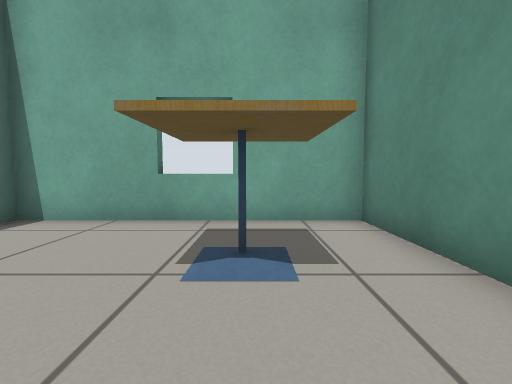
View 1 (above)

16 first-person views from a walk through a Gazebo world. The camera is 0.5 m above the floor, tilts 4° down and sees 90° across. The floor is counted in squares, 0.5 m on a side. Each view is taken from the middle of a square. On the plan, view 1 faces up. The plan holds only what a view shows up to about 11 squares ahead; the rest is blank.

View 2
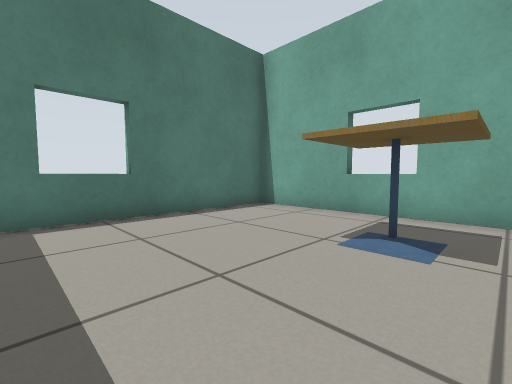

View 3
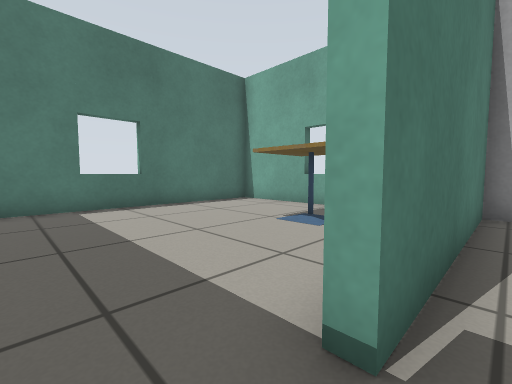

View 4
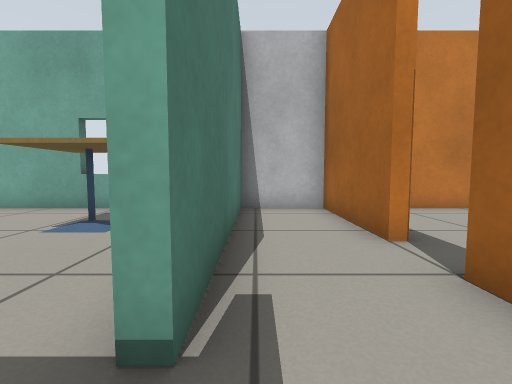

View 5
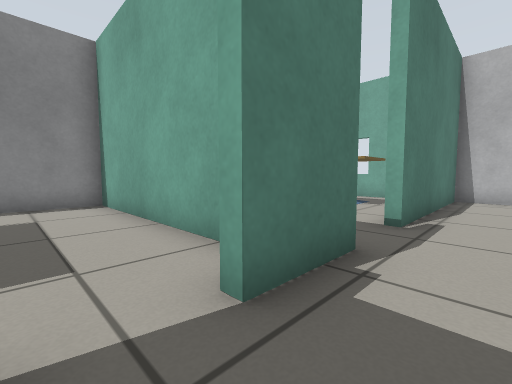

View 6
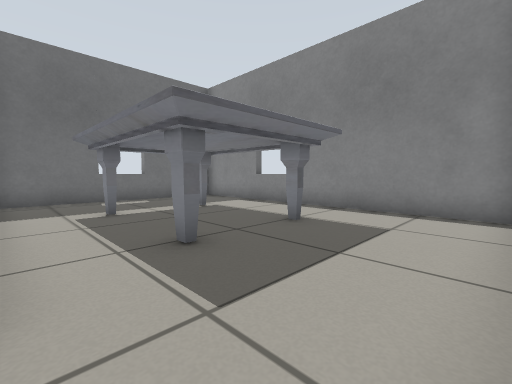

View 7
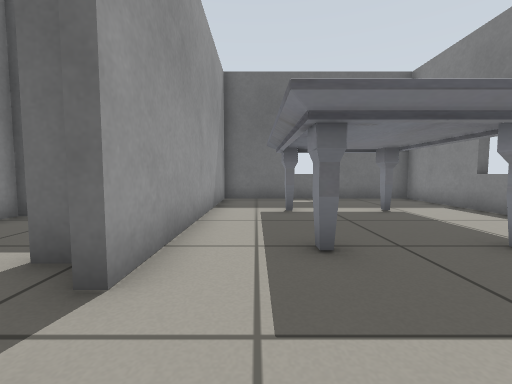

View 8
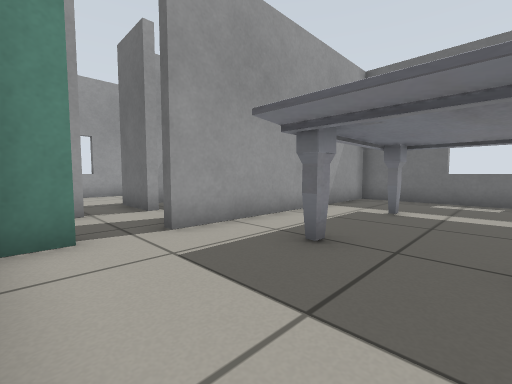

View 9
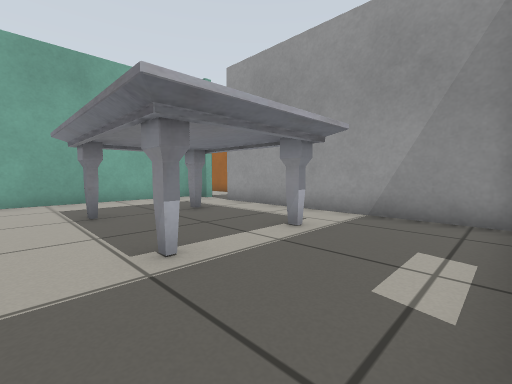

View 10
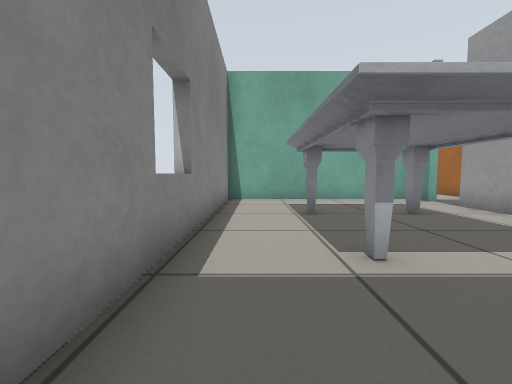

View 11
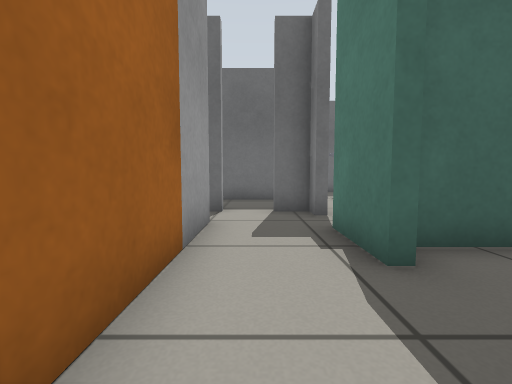

View 12
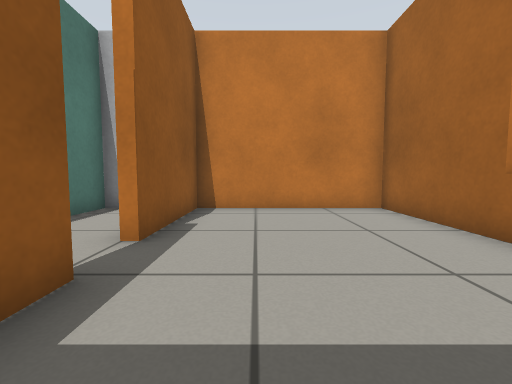

View 13
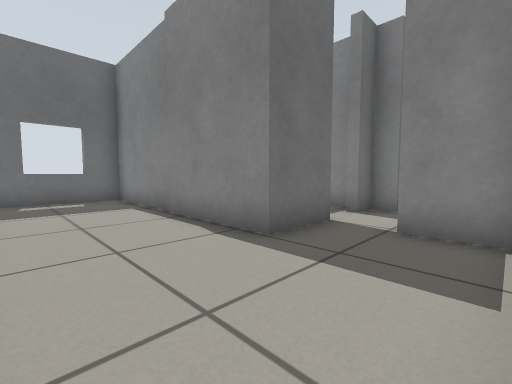

View 14
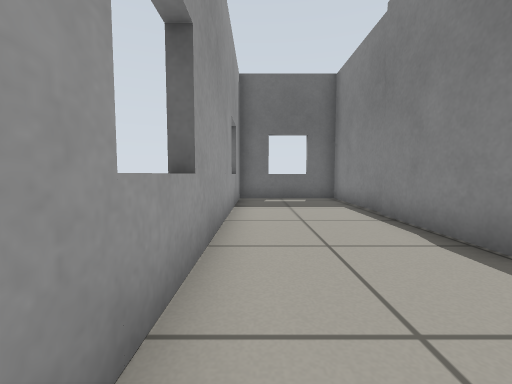

View 15
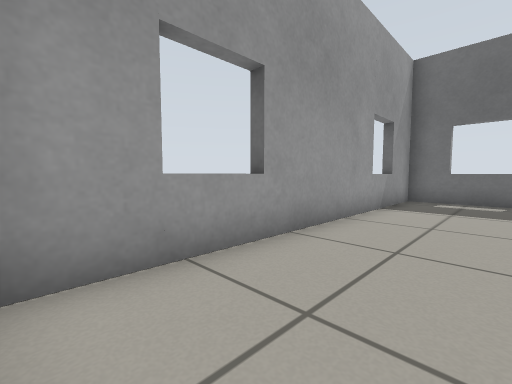

View 16
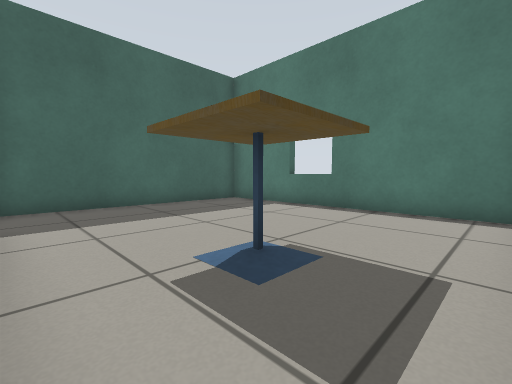

### Floor plan
Points are (right, up) in squares from view 1. A wall is a line through its corners. A room is listed if a view was taken in it or the views show most of it. See-through windows are left out.
Room 1 (views 1, 2, 16)
walls: (2.3, 2.1) (2.3, 5.5) (-5.1, 5.5) (-5.1, -3.4) (2.1, -3.4)
ways out: opening at (3, -1.5) to room 2
objects: cafe table (-1, 2) to (1, 4)
Room 2 (views 3, 4)
walls: (2.6, -2.6) (2.6, -4.7); (5, -4.4) (5, -0.6)
ways out: opening at (3, -1.5) to room 1; opening at (4, -3.5) to room 3; opening at (4, 0) to room 5
Room 3 (view 5)
walls: (5, -5.4) (5, -4.4); (2.6, -6.1) (2.6, -6.8) (3.6, -6.8)
ways out: opening at (4, -3.5) to room 2; opening at (3, -5) to room 4; opening at (5, -6) to room 7; opening at (4, -7) to room 8
Room 4 (views 6, 7, 8, 9, 10)
walls: (2.3, -4.7) (2.3, -3.9); (2, -3.7) (-5.1, -3.7) (-5.1, -14.3) (2.3, -14.3) (2.3, -6.1)
ways out: opening at (3, -5) to room 3
objects: marble table (-3, -12) to (0, -7)
Room 5 (view 11)
walls: (5, 1.8) (5, 5.5) (2.6, 5.5) (2.6, -0.7); (5, -0.6) (5, 0.4)
ways out: opening at (4, 0) to room 2; opening at (5, 1) to room 6
Room 6 (view 12)
walls: (5.3, 0.4) (5.3, -0.4); (10.7, 1.6) (10.7, 5.5) (5.3, 5.5) (5.3, 1.8) (5, 1.8)
ways out: opening at (5, 1) to room 5
Room 7 (views 13, 14, 15)
walls: (6.9, -10.5) (6.9, -14.5) (10.7, -14.5) (10.7, -3.9); (4.9, -6.8) (6.9, -6.8) (6.9, -10.4); (5.3, -3.9) (5.3, -5.4)
ways out: opening at (5, -6) to room 3
Room 8 (no view inside)
walls: (2.6, -7.5) (2.6, -8.1); (3.3, -10) (6.6, -10) (6.6, -7.7)
ways out: opening at (4, -7) to room 3

Where each view was taken, in squares from view 1:
view 1: 0 up, 0 right, facing up
view 2: 1 down, 1 right, facing up-left
view 3: 2 down, 3 right, facing up-left
view 4: 2 down, 3 right, facing up
view 5: 6 down, 4 right, facing up-left
view 6: 4 down, 2 right, facing down-left
view 7: 4 down, 1 right, facing down
view 8: 4 down, 2 left, facing down-right
view 9: 14 down, 4 left, facing up-right
view 10: 14 down, 4 left, facing up
view 11: 0 up, 4 right, facing down
view 12: 2 down, 7 right, facing up
view 13: 4 down, 10 right, facing down-left
view 14: 4 down, 10 right, facing down
view 15: 4 down, 8 right, facing down-right
view 16: 5 up, 2 right, facing down-left
